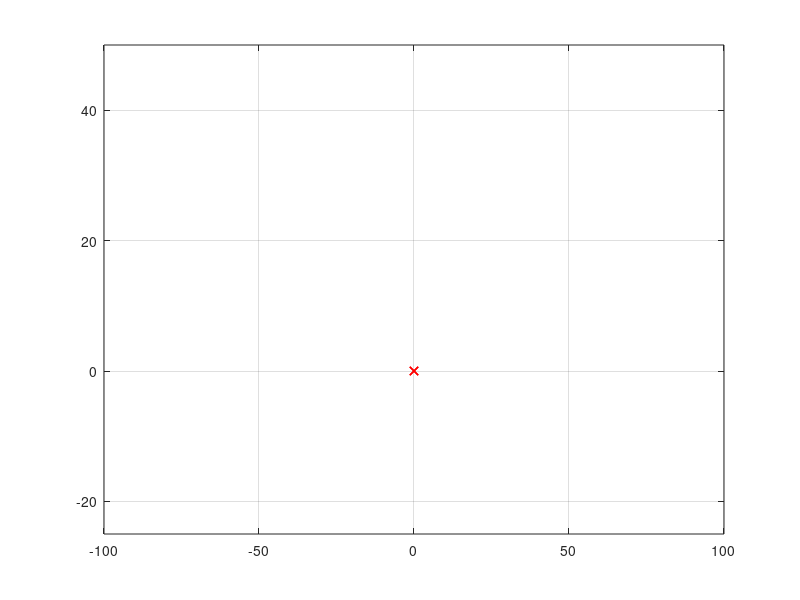

Recreate this plot in MATLAB.
close all
clear all
clc

% WOA

n=5;
dimensao=2;
limite_superior=[100 50];
limite_inferior=[-100 -25];

Gbest=inf;
xGbest=zeros(1,dimensao);

for i=1:n
    for j=1:dimensao
        part(i,j)=limite_inferior(1,j)+(limite_superior(1,j)-limite_inferior(1,j)).*rand;
    end
end

iter=0;
itmax=100;


while iter<itmax
  
    iter=iter+1
    
    a=2-iter*(2/itmax); %[0,2]
    
    for iN=1:n
        
        r1=rand();
        A=2*a*r1-a;
        C=2*r1;
        b=1;
        l=-1+(1+1)*rand(1); %[-1,1]
        p=rand();
       
        for jN=1:1:dimensao
            if(p<0.5)
                if(abs(A)<1)
                    D=abs(C*xGbest(1,jN)-part(iN,jN));
                    part(iN,jN)=xGbest(1,jN)-A*D;
                elseif(abs(A)>=1)
                        Xrand=part(randi([1,n]),:);
                        D1=abs(C*Xrand(jN)-part(iN,jN));
                        part(iN,jN)=Xrand(jN)-A*D1;
                end
          
                 elseif(p>=0.5)
                    D2=abs(xGbest(1,jN)-part(iN,jN));
                    part(iN,jN)=D2.*exp(b*l)*cos(2*pi*l)+xGbest(1,jN);
            end
        end
    end
        
    for i=1:1:n
        fobj=(part(i,1)^2+part(i,2)^2);
        
         if fobj<Gbest
            Gbest=fobj;
            xGbest(1,:)=part(i,:);
         end
    end
         
    for i=1:n
        for j=1:dimensao
            if part(i,j)>limite_superior(1,j)
                part(i,j)=limite_superior(1,j);
            end
             if part(i,j)<limite_inferior(1,j)
                part(i,j)=limite_inferior(1,j);
             end
        end
    end
    
    figure(1)
    plot(part(:,1),part(:,2),'rx')
    grid on
    axis([limite_inferior(1,1) limite_superior(1,1) limite_inferior(1,2) limite_superior(1,2)])
    view(0,90)
    pause(0.001)
end


